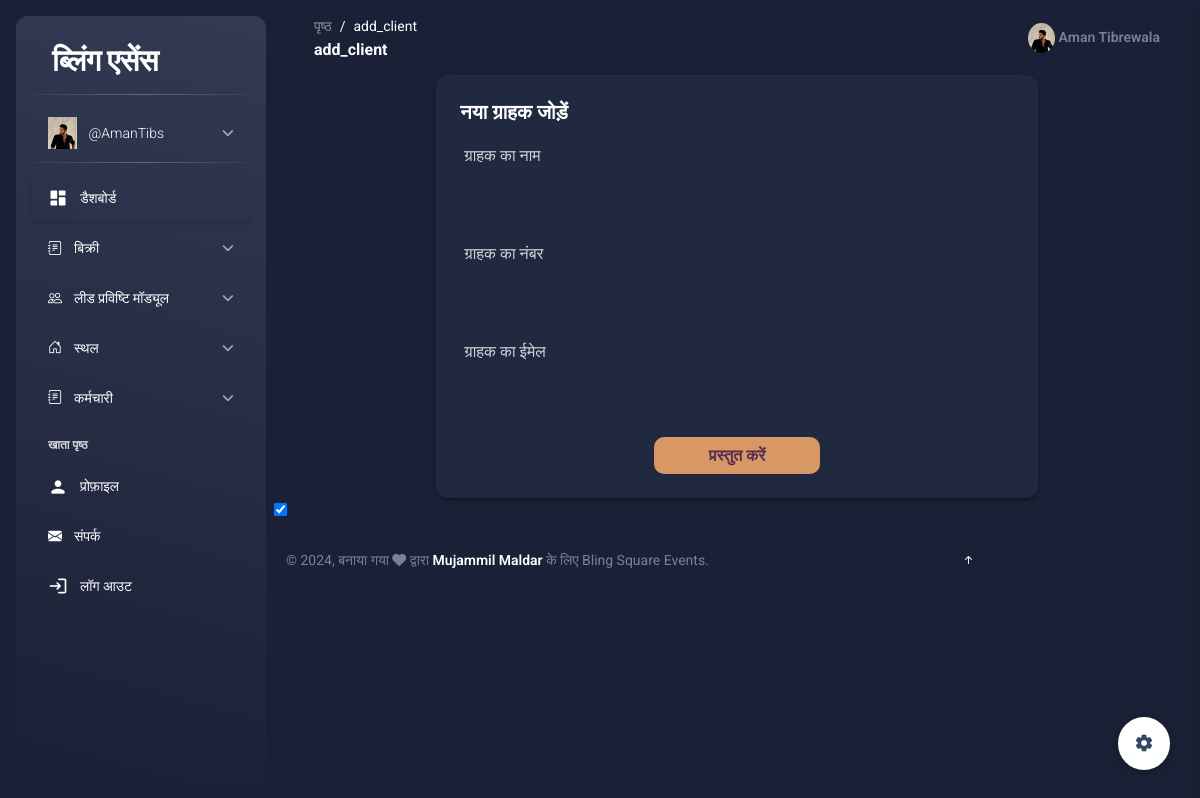
The app's page /add_client/ (signed in) with its own data.
### dashboard/models.py (models this page shows, shortened)
class CustomUser(AbstractUser):
    GENDER_CHOICES = (
        ('male', 'Male'),
        ('female', 'Female'),
    )
    USER_ROLES = (
        ('employee', 'Employee'),
        ('admin', 'Admin'),
        ('hr', 'HR'),
        ('manager', 'Manager'),
        ('intern', 'Intern'),
    )
    category = models.CharField(max_length=20, choices=USER_ROLES, default='employee')
    photo = models.ImageField(upload_to='photos/')
    gender = models.CharField(max_length=6, choices=GENDER_CHOICES)
    dob = models.DateField(default=datetime.date.today)
    joiningdate = models.DateField(default=datetime.date.today)
    address = models.TextField()
    designation = models.CharField(max_length=100)
    mobileno = models.CharField(max_length=11, unique=True)
    active = models.BooleanField(default=True)  # Track active status
    last_activity = models.DateTimeField(auto_now=True)  # Track last activity timestamp

class UserSettings(models.Model):
    user = models.OneToOneField(CustomUser, on_delete=models.CASCADE)
    data_completion_percentage = models.PositiveIntegerField(default=0)
    selected_theme = models.CharField(max_length=20, choices=settings.THEME_CHOICES, default='light')

### dashboard/sales/client_views.py (the view, shortened to what this page needs)
# urls.py: path('add_client/',views.add_client),
@login_required(login_url="/login")
@admin_required
def add_client(request):
    return render(request, 'add_client.html')

### dashboard/authentication/permission_views.py (called while the page is built)
def check_user_permission(request,username):
    if request.user.category == 'admin':
        return 'admin'
    elif request.user.category == 'hr':
        return 'hr'
    elif request.user.category == 'manager':
        return 'manager'
    else:
        return None

def admin_perm(request, username):
    permissions = check_user_permission(request, username)
    return permissions == 'admin'

def admin_required(view_func):
    @wraps(view_func)
    def _wrapped_view(request, *args, **kwargs):
        if admin_perm(request,request.user.username):
            return view_func(request, *args, **kwargs)
        else:
            return HttpResponse("You do not have permission to access this page")
    return _wrapped_view

### middlewar/theme.py (called while the page is built)
    def __call__(self, request):
        response = self.get_response(request)
        if 'theme' in request.COOKIES:
            theme = request.COOKIES['theme']
            if theme == 'dark':
                response.set_cookie('theme', 'dark')
            else:
                response.set_cookie('theme', 'light')
        else:
            response.set_cookie('theme', 'light')
        return response

### template/add_client.html (shortened to what this page needs)
{% extends 'base.html' %}
{% load i18n %}
{% block main %}
<head>
</head>
<main id="main" class="main">
  <div class="container">
    <div class="col-md-8 offset-md-2">
      <div class="card">
        <div class="card-body">
          <h5 class="card-title">{% trans "Add New Client" %}</h5>
          <form method="post" id="myform">
            <div class="mb-3 row">
              <label for="client_name" class="col-md-4 col-form-label">{% trans "Client Name" %}</label>
              <div class="col-md-8">
                <input type="text" class="form-control" id="client_name" name="client_name">
              </div>
            </div>
            <div class="mb-3 row">
              <label for="client_number" class="col-md-4 col-form-label">{% trans "Client Number" %}</label>
              <div class="col-md-8">
                <input type="text" class="form-control" id="client_number" name="client_number">
              </div>
            </div>
            <div class="mb-3 row">
              <label for="client_email" class="col-md-4 col-form-label">{% trans "Client Email" %}</label>
              <div class="col-md-8">
                <input type="email" class="form-control" id="client_email" name="client_email">
              </div>
            </div>
            <div class="text-center mt-4">
              <button type="submit">{% trans "Submit" %}</button>
            </div>
          </form>
        </div>
      </div>
    </div>
  </div>
</main>
{% endblock main %}

### template/base.html (shortened to what this page needs)
{% include 'header.html' %}
{% include 'aside.html' %}
{% load i18n %}
<main class="main-content position-relative max-height-vh-100 h-100 border-radius-lg ">
    <nav class="navbar navbar-main navbar-expand-lg px-0 mx-4 shadow-none border-radius-xl" id="navbarBlur" data-scroll="true">
      <div class="container-fluid py-1 px-3">
        <nav aria-label="breadcrumb">
          <ol class="breadcrumb bg-transparent mb-0 pb-0 pt-1 px-0 me-sm-6 me-5">
            <li class="breadcrumb-item text-sm"><a class="opacity-5 text-dark" href="javascript:;">{% trans "Pages" %}</a></li>
            <li class="breadcrumb-item text-sm text-dark active" aria-current="page">{{ request.path|cut:"/" }}</li>
          </ol>
          <h6 class="font-weight-bolder mb-0">{{ request.path|cut:"/" }}</h6>
        </nav>
        <div class="collapse navbar-collapse mt-sm-0 mt-2 me-md-0 me-sm-4" id="navbar">
          <ul class="navbar-nav  justify-content-end">
            <li class="nav-item d-flex align-items-center">
              <a href="/profile" class="nav-link text-body font-weight-bold px-0">
                <img src="{{request.user.photo.url}}" alt="" style="height: 30px;border-radius: 50%;">
                <span class="d-sm-inline d-none">{{request.user.first_name}} {{request.user.last_name}} </span>
              </a>
            </li>
          </ul>
        </div>
      </div>
    </nav>
{% block main %}
{% endblock main %}
{% include 'footer2.html' %}
{% include 'footer.html' %}

### template/aside.html (shortened to what this page needs)
{% load static %}
{% load i18n %}
<body class="g-sidenav-show bg-gray-200">
  <aside class="sidenav navbar navbar-vertical navbar-expand-xs border-0 border-radius-xl my-3 fixed-start ms-3 bg-gradient-dark" id="sidenav-main">
     <div class="sidenav-header">
    <a class="navbar-brand m-0" href="/home">
      <h3 class="ms-1 font-weight-bold text-white">{% trans "Bling Essence" %}</h3>
    </a>
  </div>
  <hr class="horizontal light mt-0 mb-2">
  <div class="collapse navbar-collapse  w-auto " id="sidenav-collapse-main">
    <ul class="navbar-nav">
      <li class="nav-item">
        <a class="nav-link collapsed" data-bs-target="#profile-nav" data-bs-toggle="collapse" href="#">
          <div class="text-white text-center me-2 font-weight-bold d-flex align-items-center justify-content-center">
            <img src="{{request.user.photo.url}}" class="navbar-brand-img h-100 width-1" alt="main_logo">
          </div>
          <span class="nav-link-text ms-1"> {{request.user.username}} </span>
        </a>
      </li>
    </ul>
      <ul class="navbar-nav">
        <hr class="horizontal light mt-0 mb-2">
        <li class="nav-item">
          <a class="nav-link text-white active {% if request.path == '/home' %}active bg-gradient-primary {% else %} bg-transparent {% endif %}" href="/home">
            <div class="text-white text-center me-2 d-flex align-items-center justify-content-center">
              <i class="material-icons opacity-10">dashboard</i>
            </div>
            <span class="nav-link-text ms-1">{% trans "Dashboard" %}</span>
          </a>
        </li>
      <ul class="navbar-nav">
        <li class="nav-item">
          <a class="nav-link collapsed " data-bs-target="#sales-nav" data-bs-toggle="collapse" href="#">
            <div class="text-white text-center me-2 font-weight-bold d-flex align-items-center justify-content-center">
                <i class="bi bi-journal-text"></i>
                </div>
                <span class="nav-link-text ms-1">{% trans "Sales" %}</span>
            </a>
        </li>
    </ul>
    <ul class="navbar-nav">
      <li class="nav-item">
          <a class="nav-link collapsed " data-bs-target="#lead-nav" data-bs-toggle="collapse" href="#">
              <div class="text-white text-center me-2 font-weight-bold d-flex align-items-center justify-content-center">
                <i class="bi bi-people"></i>
              </div>
              <span class="nav-link-text ms-1">{% trans "Lead Entry Module" %}</span>
          </a>
      </li>
  </ul>
  <ul class="navbar-nav">
    <li class="nav-item">
      <a class="nav-link collapsed {% if request.path == '/add_venue/' or request.path == '/venue_list/' %}active bg-gradient-primary{% endif %}" data-bs-target="#venue-nav" data-bs-toggle="collapse" href="#">
        <div class="text-white text-center me-2 font-weight-bold d-flex align-items-center justify-content-center">
          <i class="bi bi-house-door"></i>
        </div>
        <span class="nav-link-text ms-1">{% trans "Venue" %}</span>
      </a>
    </li>
  </ul>
  <ul class="navbar-nav">
    <li class="nav-item">
      <a class="nav-link collapsed " data-bs-target="#staff-nav" data-bs-toggle="collapse" href="#">
        <div class="text-white text-center me-2 font-weight-bold d-flex align-items-center justify-content-center">
            <i class="bi bi-journal-text"></i>
            </div>
            <span class="nav-link-text ms-1">{% trans "Staff" %}</span>
        </a>
    </li>
</ul>
      <li class="nav-item mt-3">
        <h6 class="ps-4 ms-2 text-uppercase text-xs text-white font-weight-bolder opacity-8">{% trans "Account pages" %}</h6>
      </li>
      <li class="nav-item">
        <a class="nav-link text-white {% if request.path == '/profile/' %}active bg-gradient-primary {% else %} bg-transparent   {% endif %}" href="/profile">
          <div class="text-white text-center me-2 d-flex align-items-center justify-content-center">
            <i class="material-icons opacity-10">person</i>
          </div>
          <span class="nav-link-text ms-1">{% trans "Profile" %}</span>
        </a>
      </li>
      <li class="nav-item">
        <a class="nav-link text-white {% if request.path == '/problemreport/' %}active bg-gradient-primary {% else %} bg-transparent   {% endif %}" href="/problemreport/">
          <div class="text-white text-center me-2 d-flex align-items-center justify-content-center">
            <i class="bi bi-envelope-fill"></i>
          </div>
          <span class="nav-link-text ms-1">{% trans "Contact" %}</span>
        </a>
      </li>
      <li class="nav-item">
        <a class="nav-link text-white " href="/logout">
          <div class="text-white text-center me-2 d-flex align-items-center justify-content-center">
            <i class="material-icons opacity-10">login</i>
          </div>
          <span class="nav-link-text ms-1">{% trans "Logout" %}</span>
        </a>
      </li>
    </ul>
  </div>
</aside>

### template/footer2.html (shortened to what this page needs)
<div class="fixed-plugin">
  <a class="fixed-plugin-button text-dark position-fixed px-3 py-2">
    <i class="material-icons py-2">settings</i>
  </a>
</div>
<input type="checkbox" id="theme-toggle" {% if request.session.theme == 'dark' %}checked{% endif %}>

### template/add_client.html (style rules this page uses)
.row { margin-bottom: 1rem; }
input[type="text"], input[type="email"], select { color: #000000; outline: none; }
button { background: #D79865; color: #582C4F; padding: 6px 12px; font-weight: 700; border: none; outline: none; border-radius: 10px; width: 30%; transition: all ease linear 2s; }

### records on screen
CustomUser: user.photo (picture), user.username "@AmanTibs", user.first_name "Aman", user.last_name "Tibrewala"
UserSettings: selected_theme "☑"

### other values on screen
{{ request.path|cut:"/" }} "add_client"
